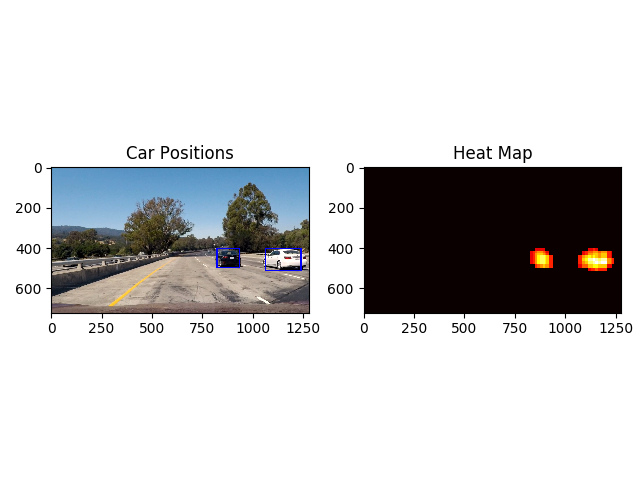
#> input picture pic/Heat_Map1.png, 640 x 480 px, given in place of ., which was not available
$ python -i utils.py   (imports and definitions only)   (older library calls are emulated)
#> lines starting #> are read from the running program, lines starting #| are printed output that depends on the picture; pictures that were not available may be replaced by others from this repository, and a replacement may not be noted
import numpy as np
import cv2
from skimage.feature import hog
import matplotlib.image as mpimg
from scipy.ndimage.measurements import label

#---------------------------------------------------------------------------I Func for Traning----------------------------------------------


# Define a function that takes an image, a list of bounding boxes,
# and optional color tuple and line thickness as inputs
# then draws boxes in that color on the output

# [11 lines left out: function draw_boxes, not called in this run]


# Define a function to compute binned color features
def bin_spatial(img, size=(32, 32)):
    # Use cv2.resize().ravel() to create the feature vector
    features = cv2.resize(img, size).ravel()
    # Return the feature vector
    return features

# Define a function to compute color histogram features
def color_hist(img, nbins=32, bins_range=(0, 256)):
    # Compute the histogram of the color channels separately
    channel1_hist = np.histogram(img[:,:,0], bins=nbins, range=bins_range)
    channel2_hist = np.histogram(img[:,:,1], bins=nbins, range=bins_range)
    channel3_hist = np.histogram(img[:,:,2], bins=nbins, range=bins_range)
    channel1_hist = np.histogram(img[:,:,0], bins=nbins, range=bins_range)
    channel2_hist = np.histogram(img[:,:,1], bins=nbins, range=bins_range)
    channel3_hist = np.histogram(img[:,:,2], bins=nbins, range=bins_range)# Concatenate the histograms into a single feature vector
    hist_features = np.concatenate((channel1_hist[0], channel2_hist[0], channel3_hist[0]))
    # Return the individual histograms, bin_centers and feature vector
    return hist_features

def get_hog_features(img, orient, pix_per_cell, cell_per_block,
                        vis=False, feature_vec=True):
    # Call with two outputs if vis==True
    if vis == True:
        features, hog_image = hog(img, orientations=orient, pixels_per_cell=(pix_per_cell, pix_per_cell),
                                  cells_per_block=(cell_per_block, cell_per_block), transform_sqrt=True,
                                  visualise=vis, feature_vector=feature_vec)
        return features, hog_image
    # Otherwise call with one output
    else:
        features = hog(img, orientations=orient, pixels_per_cell=(pix_per_cell, pix_per_cell),
                       cells_per_block=(cell_per_block, cell_per_block), transform_sqrt=True,
                       visualise=vis, feature_vector=feature_vec)
    return features

def extract_features(imgs, color_space='RGB', spatial_size=(32, 32),
                        hist_bins=32, orient=9,
                        pix_per_cell=8, cell_per_block=2, hog_channel=0,
                        spatial_feat=True, hist_feat=True, hog_feat=True):
    # Create a list to append feature vectors to
#> called with imgs = '../pic/Heat_Map1.png', color_space = 'RGB', spatial_size = (32, 32), hist_bins = 32, orient = 9, pix_per_cell = 8, cell_per_block = 2, hog_channel = 0
    imaget = cv2.imread(imgs[0])
#> imaget is the input picture: shape (480, 640, 3); mean B, G, R 206.5, 205.8, 206.1
    image = cv2.cvtColor(imaget, cv2.COLOR_BGR2RGB)
    features = []
    # Iterate through the list of images
    for file in imgs:
        file_features = []
        # Read in each one by one
        #-------------------------------------------- image = mpimg.imread(file)
        imaget = cv2.imread(file)
        image = cv2.cvtColor(imaget, cv2.COLOR_BGR2RGB)
        # apply color conversion if other than 'RGB'
        if color_space != 'RGB':
            if color_space == 'HSV':
                feature_image = cv2.cvtColor(image, cv2.COLOR_RGB2HSV)
            elif color_space == 'LUV':
                feature_image = cv2.cvtColor(image, cv2.COLOR_RGB2LUV)
            elif color_space == 'HLS':
                feature_image = cv2.cvtColor(image, cv2.COLOR_RGB2HLS)
            elif color_space == 'YUV':
                feature_image = cv2.cvtColor(image, cv2.COLOR_RGB2YUV)
            elif color_space == 'YCrCb':
                feature_image = cv2.cvtColor(image, cv2.COLOR_RGB2YCrCb)
        else: feature_image = np.copy(image)

        if spatial_feat == True:
            spatial_features = bin_spatial(feature_image, size=spatial_size)
#> in bin_spatial, `features = cv2.resize(img, size).ravel()`: features = 3072 values, max 255 at index 0, min 0 at index 1111, mean 204.4
#> spatial_features has the same summary as features in bin_spatial
            file_features.append(spatial_features)
        if hist_feat == True:
            # Apply color_hist()
            hist_features = color_hist(feature_image, nbins=hist_bins)
#> in color_hist, `hist_features = np.concatenate((channel1_hist[0], channel2_hist[0], ch..`: hist_features = 96 values, max 226789 at index 31, min 163 at index 61, mean 9600
            file_features.append(hist_features)
        if hog_feat == True:
        # Call get_hog_features() with vis=False, feature_vec=True
            if hog_channel == 'ALL':
                hog_features = []
                for channel in range(feature_image.shape[2]):
                    hog_features.append(get_hog_features(feature_image[:,:,channel],
                                        orient, pix_per_cell, cell_per_block,
                                        vis=False, feature_vec=True))
                hog_features = np.ravel(hog_features)
            else:
                hog_features = get_hog_features(feature_image[:,:,hog_channel], orient,
                            pix_per_cell, cell_per_block, vis=False, feature_vec=True)
#> in get_hog_features, `features = hog(img, orientations=orient, pixels_per_cell=(pix_per_cell..`:
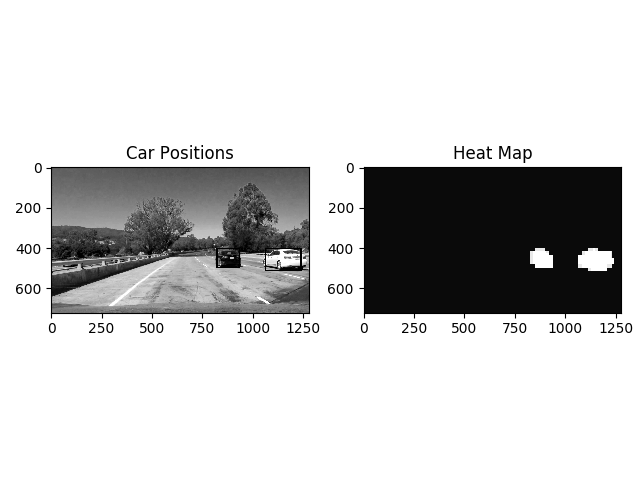
#> img: shape (480, 640); min 0, max 255, mean 206.1
#> pass 3 of the loop in extract_features, `for file in imgs:`:
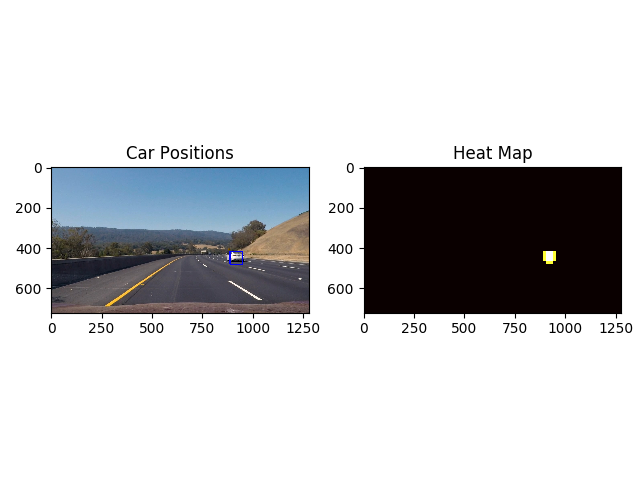
#> input picture pic/Heat_Map2.png, 640 x 480 px, given in place of , which was not available
#> in extract_features, imaget is the input picture: shape (480, 640, 3); mean B, G, R 205.8, 204, 203.5
#> spatial_features = 3072 values, max 255 at index 0, min 0 at index 1111, mean 203.3
#> in extract_features, `hist_features = color_hist(feature_image, nbins=hist_bins)`: hist_features = 96 values, max 225852 at index 31, min 103 at index 84, mean 9600
#> in get_hog_features (call 3), `features = hog(img, orientations=orient, pixels_per_cell=(pix_per_cell..`:
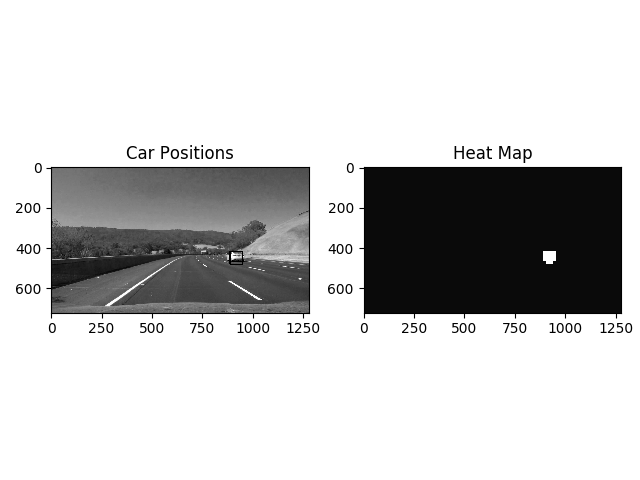
#> img: shape (480, 640); min 0, max 255, mean 203.5
#> the loop made 5 passes; the first 3 are shown
            # Append the new feature vector to the features list
            file_features.append(hog_features)
        features.append(np.concatenate(file_features))
    # Return list of feature vectors
    return features

#---------------------------------------------------------------------------II Func for Detection----------------------------------------------

# [262 lines left out: functions slide_window, single_img_features, search_windows, find_cars, add_heat, apply_threshold and 2 more, not called in this run]

#> (the run stopped early here; a loop or call above may not have finished)
